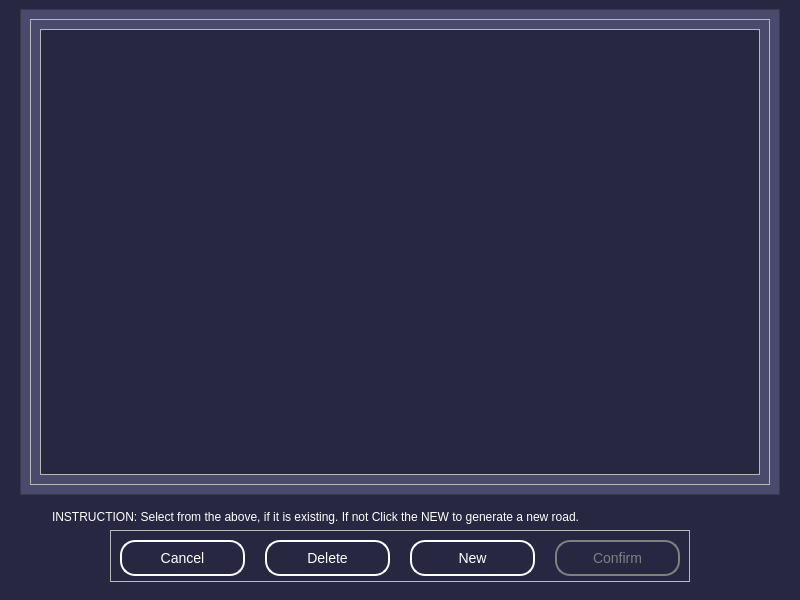
<?xml version="1.0" encoding="UTF-8"?>
<ui version="4.0">
 <class>MainWindow</class>
 <widget class="QMainWindow" name="MainWindow">
  <property name="windowModality">
   <enum>Qt::ApplicationModal</enum>
  </property>
  <property name="geometry">
   <rect>
    <x>0</x>
    <y>0</y>
    <width>800</width>
    <height>600</height>
   </rect>
  </property>
  <property name="minimumSize">
   <size>
    <width>800</width>
    <height>600</height>
   </size>
  </property>
  <property name="maximumSize">
   <size>
    <width>167899</width>
    <height>167899</height>
   </size>
  </property>
  <property name="windowTitle">
   <string>MainWindow</string>
  </property>
  <widget class="QWidget" name="centralwidget">
   <property name="styleSheet">
    <string notr="true">#centralwidget{
background-color:#272741;
}
#frameContainer{
background: #4A4A6C;
}
#widget{
background-color:#272741;
}
#mainArea{
background-color:#272741;
font-size:14px;
}
#mainArea QLabel{
font-size:14px;
color:white;
}</string>
   </property>
   <layout class="QVBoxLayout" name="verticalLayout">
    <property name="leftMargin">
     <number>0</number>
    </property>
    <property name="topMargin">
     <number>0</number>
    </property>
    <property name="rightMargin">
     <number>0</number>
    </property>
    <property name="bottomMargin">
     <number>0</number>
    </property>
    <item>
     <widget class="QWidget" name="widget" native="true">
      <property name="focusPolicy">
       <enum>Qt::StrongFocus</enum>
      </property>
      <property name="styleSheet">
       <string notr="true"/>
      </property>
      <layout class="QVBoxLayout" name="verticalLayout_2">
       <property name="leftMargin">
        <number>20</number>
       </property>
       <property name="rightMargin">
        <number>20</number>
       </property>
       <item>
        <widget class="QFrame" name="frameContainer">
         <property name="styleSheet">
          <string notr="true"/>
         </property>
         <property name="frameShape">
          <enum>QFrame::StyledPanel</enum>
         </property>
         <property name="frameShadow">
          <enum>QFrame::Raised</enum>
         </property>
         <layout class="QVBoxLayout" name="verticalLayout_3">
          <property name="leftMargin">
           <number>0</number>
          </property>
          <property name="topMargin">
           <number>0</number>
          </property>
          <property name="rightMargin">
           <number>0</number>
          </property>
          <property name="bottomMargin">
           <number>0</number>
          </property>
          <item>
           <widget class="QWidget" name="widget_3" native="true">
            <layout class="QHBoxLayout" name="horizontalLayout">
             <item>
              <widget class="QFrame" name="frame">
               <property name="maximumSize">
                <size>
                 <width>1000</width>
                 <height>1000</height>
                </size>
               </property>
               <property name="styleSheet">
                <string notr="true"/>
               </property>
               <property name="frameShape">
                <enum>QFrame::StyledPanel</enum>
               </property>
               <property name="frameShadow">
                <enum>QFrame::Raised</enum>
               </property>
               <layout class="QVBoxLayout" name="verticalLayout_5">
                <item>
                 <widget class="QScrollArea" name="scrollArea">
                  <property name="horizontalScrollBarPolicy">
                   <enum>Qt::ScrollBarAlwaysOff</enum>
                  </property>
                  <property name="widgetResizable">
                   <bool>true</bool>
                  </property>
                  <widget class="QWidget" name="mainArea">
                   <property name="geometry">
                    <rect>
                     <x>0</x>
                     <y>0</y>
                     <width>718</width>
                     <height>444</height>
                    </rect>
                   </property>
                   <property name="styleSheet">
                    <string notr="true"/>
                   </property>
                   <layout class="QGridLayout" name="gridLayout"/>
                  </widget>
                 </widget>
                </item>
               </layout>
              </widget>
             </item>
            </layout>
           </widget>
          </item>
         </layout>
        </widget>
       </item>
       <item>
        <widget class="QWidget" name="frameButtons" native="true">
         <property name="minimumSize">
          <size>
           <width>0</width>
           <height>90</height>
          </size>
         </property>
         <property name="maximumSize">
          <size>
           <width>16777215</width>
           <height>90</height>
          </size>
         </property>
         <property name="styleSheet">
          <string notr="true">QLabel{
color:white;
font-size:12px;
padding-left:20px;
}</string>
         </property>
         <layout class="QVBoxLayout" name="verticalLayout_9">
          <item>
           <widget class="QLabel" name="label_9">
            <property name="text">
             <string>INSTRUCTION: Select from the above, if it is existing. If not Click the NEW to generate a new road.</string>
            </property>
           </widget>
          </item>
          <item alignment="Qt::AlignHCenter">
           <widget class="QFrame" name="frame_6">
            <property name="styleSheet">
             <string notr="true">#btnCancel,#btnNew,#btnDelete{
border:2px solid white;
border-radius:15px;
color:white;
font-size:14px;
}
#btnConfirm{
border:2px solid gray;
border-radius:15px;
color:gray;
font-size:14px;
}
</string>
            </property>
            <property name="frameShape">
             <enum>QFrame::StyledPanel</enum>
            </property>
            <property name="frameShadow">
             <enum>QFrame::Raised</enum>
            </property>
            <layout class="QHBoxLayout" name="horizontalLayout_2">
             <property name="spacing">
              <number>20</number>
             </property>
             <item>
              <widget class="QPushButton" name="btnCancel">
               <property name="minimumSize">
                <size>
                 <width>125</width>
                 <height>36</height>
                </size>
               </property>
               <property name="cursor">
                <cursorShape>PointingHandCursor</cursorShape>
               </property>
               <property name="text">
                <string>Cancel</string>
               </property>
              </widget>
             </item>
             <item>
              <widget class="QPushButton" name="btnDelete">
               <property name="minimumSize">
                <size>
                 <width>125</width>
                 <height>36</height>
                </size>
               </property>
               <property name="cursor">
                <cursorShape>PointingHandCursor</cursorShape>
               </property>
               <property name="text">
                <string>Delete</string>
               </property>
              </widget>
             </item>
             <item>
              <widget class="QPushButton" name="btnNew">
               <property name="minimumSize">
                <size>
                 <width>125</width>
                 <height>36</height>
                </size>
               </property>
               <property name="cursor">
                <cursorShape>PointingHandCursor</cursorShape>
               </property>
               <property name="text">
                <string>New</string>
               </property>
              </widget>
             </item>
             <item>
              <widget class="QPushButton" name="btnConfirm">
               <property name="enabled">
                <bool>false</bool>
               </property>
               <property name="minimumSize">
                <size>
                 <width>125</width>
                 <height>36</height>
                </size>
               </property>
               <property name="cursor">
                <cursorShape>PointingHandCursor</cursorShape>
               </property>
               <property name="text">
                <string>Confirm</string>
               </property>
              </widget>
             </item>
            </layout>
           </widget>
          </item>
         </layout>
        </widget>
       </item>
      </layout>
     </widget>
    </item>
   </layout>
  </widget>
 </widget>
 <resources/>
 <connections/>
</ui>
